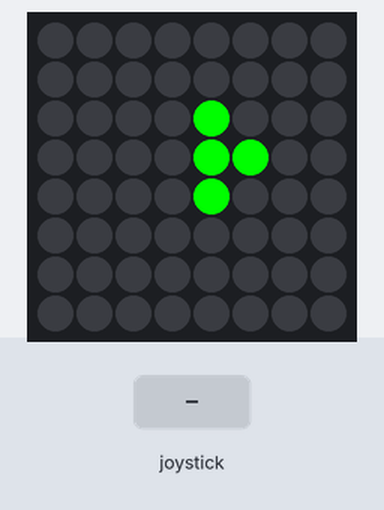
This program was run on a simulated Raspberry Pi (BCM pin numbers) with a Sense HAT. On the bench: the Sense HAT's 8×8 RGB LED matrix. The test bench sets the inputs (shaded band). Random numbers come from a fixed seed; the 64×8 strip is a reading aid, not a part: it shows the text the matrix is scrolling, unrolled, one strip-width of it at a time; the clock reads 2024-03-15 10:24:30 at power-on unless the program sets it.

Above: at 1.2 s.
1.3 s: joystick pushed up
At 1.9 s:
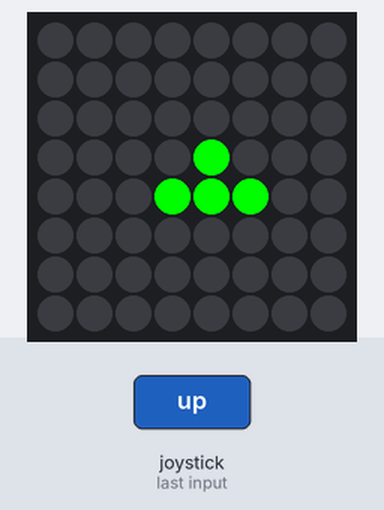
4.3 s: joystick pushed left
At 4.83 s:
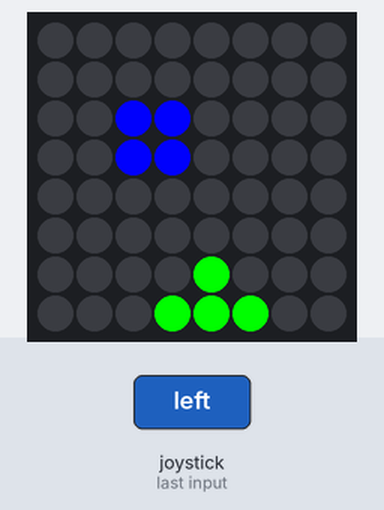
7.3 s: joystick pushed right
At 7.9 s:
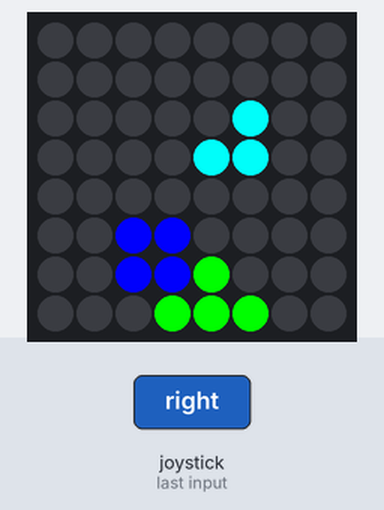
16.3 s: joystick pushed up
At 18.5 s:
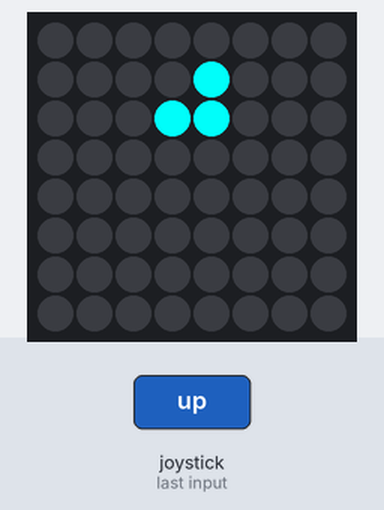
19.3 s: joystick pushed down
At 22.2 s:
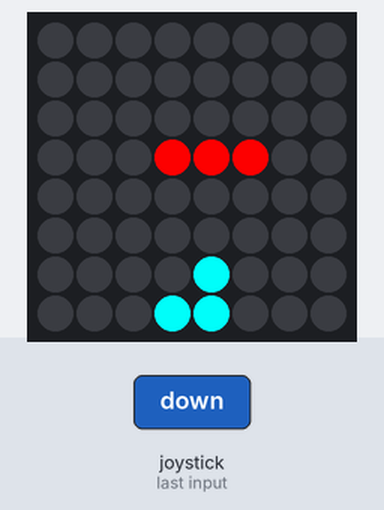
22.3 s: joystick pushed left
At 22.8 s:
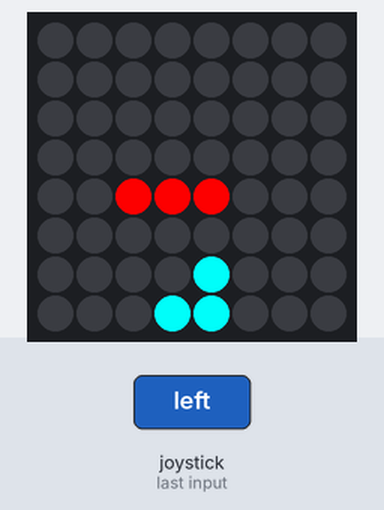

The program:

game.py
```python
import time
import sense_hat
import numpy as np
import sys
from random import randint

sense = sense_hat.SenseHat()
sense.clear()

#variables for convenience
left_key = sense_hat.DIRECTION_LEFT
right_key = sense_hat.DIRECTION_RIGHT
up_key = sense_hat.DIRECTION_UP
down_key = sense_hat.DIRECTION_DOWN
middle_key = sense_hat.DIRECTION_MIDDLE
pressed = sense_hat.ACTION_PRESSED
released = sense_hat.ACTION_RELEASED

#width and height of LED matrix, assumed square
playfieldSize = 10

#speed of game
gameSpeed = 0.5

#variables that need to be declared before main game loop
lft = 0.0
timeCounter = 0.0
score = 0
interval = gameSpeed
gameOver = False

playfield = np.zeros((playfieldSize,playfieldSize))

#creating borders outside of LED matrix
for i in range(0,playfieldSize):
    #playfield[i][0] = 1
    playfield[i][playfieldSize-1] = 1
    playfield[0][i] = 1
    playfield[playfieldSize-1][i] = 1

#block types in hexadecimal
#e.g.
#   010
#   010
#   010 is straight, vertical, 3 block line
#   what makes 010010010 written side by side
#   010010010(2) = 92(16) so 0x92 is it
blockData = np.array([
    [0x38, 0x92, 0x38, 0x92], #I
    [0x3A, 0xB2, 0xB8, 0x9A], #T
    [0xD8, 0xD8, 0xD8, 0xD8], #O
    [0x98, 0xD0, 0xC8, 0x58]  #L
    ])

#colors for corresponding block types
blockColors = {
    0 : (0,0,0),
    1 : (255,0,0),
    2 : (0,255,0),
    3 : (0,0,255),
    4 : (0,255,255)
}

w=[150,150,150]
e=[0,0,0]

arrow=[e,e,e,w,w,e,e,e,
e,e,w,w,w,w,e,e,
e,w,e,w,w,e,w,e,
w,e,e,w,w,e,e,w,
e,e,e,w,w,e,e,e,
e,e,e,w,w,e,e,e,
e,e,e,w,w,e,e,e,
e,e,e,w,w,e,e,e]


activeBlock_x = None
activeBlock_y = None
activeBlock_type = None
activeBlock_dir = None

def generateBlock():
    global activeBlock_x, activeBlock_y, activeBlock_type, activeBlock_dir
    activeBlock_x = 1
    activeBlock_y = 5
    activeBlock_type = randint(0,blockData.shape[0]-1)
    activeBlock_dir = randint(0,3)

def drawActiveBlock():
    k = 3
    for i in range(activeBlock_y - 1, activeBlock_y + 2):
        m = 1
        for j in range(activeBlock_x -1, activeBlock_x + 2):
            #print(i,j)
            if(blockData[activeBlock_type][activeBlock_dir] & 1 << ((k * 3) - m)):
                if(j - 1 >= 0):
                    sense.set_pixel(i-1, j-1, blockColors[activeBlock_type + 1])
            m = m + 1
        k = k - 1

def checkCollision(dx, dy):
    k = 3
    for i in range(activeBlock_y - 1, activeBlock_y + 2):
        m = 1
        for j in range(activeBlock_x -1, activeBlock_x + 2):
            #print(i,j)
            if(blockData[activeBlock_type][activeBlock_dir] & 1 << ((k * 3) - m)):
                if(playfield[i + dy][j + dx] != 0):
                    return True
            m = m + 1
        k = k - 1
    return False

def lockBlock():
    k = 3
    for i in range(activeBlock_y - 1, activeBlock_y + 2):
        m = 1
        for j in range(activeBlock_x -1, activeBlock_x + 2):
            if(blockData[activeBlock_type][activeBlock_dir] & 1 << ((k * 3) - m)):
                playfield[i][j] = activeBlock_type + 1
            m = m + 1
        k = k - 1

def drawPlayfield():
    for i in range(0,8):
        for j in range(0,8):
            sense.set_pixel(i, j, blockColors[playfield[i+1][j+1]])

def checkForLine():
    lineCount = 0
    i = 8
    while i > 0:
        brickCount = 0
        for j in range(1, 9):
            if playfield[j][i] != 0:
                brickCount += 1
        if brickCount == 8:
            for j in range (1, 9):
                playfield[j][i] = 0
            lineCount += 1
            for k in range (i, 1, -1):
                for m in range (1, 9):
                    playfield[m][k] = playfield[m][k-1]
            i += 1
        i -= 1
    return lineCount

def clearPlayground():
    for i in range(1,9):
        for j in range(1,9):
            playfield[i][j] = 0

def restartGame():
    global score
    clearPlayground()
    score = 0
    generateBlock()

# generate first block, no need to check for collision at start
generateBlock()

#main game loop
while True:
    # dt is the time delta in seconds (float).
    ct = time.time()
    dt = ct - lft
    lft = ct
    timeCounter += dt

    events = sense.stick.get_events()
    if events:
        for e in events:
            #   Moving a block left
            if e.direction == left_key and e.action == pressed:
                if not checkCollision(0,-1):
                    activeBlock_y -= 1

            #   Moving a block right
            if e.direction == right_key and e.action == pressed:
                if not checkCollision(0,1):
                    activeBlock_y += 1

            #   Rotating a block
            if e.direction == up_key and e.action == pressed:
                tmpDir = activeBlock_dir
                activeBlock_dir = (activeBlock_dir + 1) % 4
                if checkCollision(0,0):
                    activeBlock_dir = tmpDir

            #   Speeding up a block
            if e.direction == down_key and e.action == pressed:
                interval = gameSpeed/5

            #   Resetting back to normal speed
            if e.direction == down_key and e.action == released:
                interval = gameSpeed

            if e.direction == up_key and e.action == pressed and gameOver:
                restartGame()
                gameOver = False

            if e.direction == down_key and e.action == pressed and gameOver:
                sense.clear()
                sys.exit()

    if(timeCounter > interval):
        timeCounter = 0
        if not gameOver:
            if not checkCollision(1,0):
                activeBlock_x += 1
            else:
                lockBlock()
                linesDestroyed = checkForLine()
                if linesDestroyed == 1:
                    score += 4
                elif linesDestroyed == 2:
                    score += 10
                elif linesDestroyed == 3:
                    score += 30
                generateBlock()
                if checkCollision(0,0):
                    for k in range (0, 2):
                        sense.clear(255,0,0)
                        time.sleep(0.2)
                        sense.clear(255,255,255)
                        time.sleep(0.2)
                    sense.show_message("GAME OVER", scroll_speed=0.04)
                    msg = str(score) + " pts!"
                    sense.show_message(msg, scroll_speed=0.07)
                    clearPlayground();
                    gameOver = True
            drawPlayfield()
            drawActiveBlock()
        else:
            sense.set_pixels(arrow)
```

Measured:
- what the display in image 1 shows lasts 0.5 s, from 1.6 s to 2.1 s
